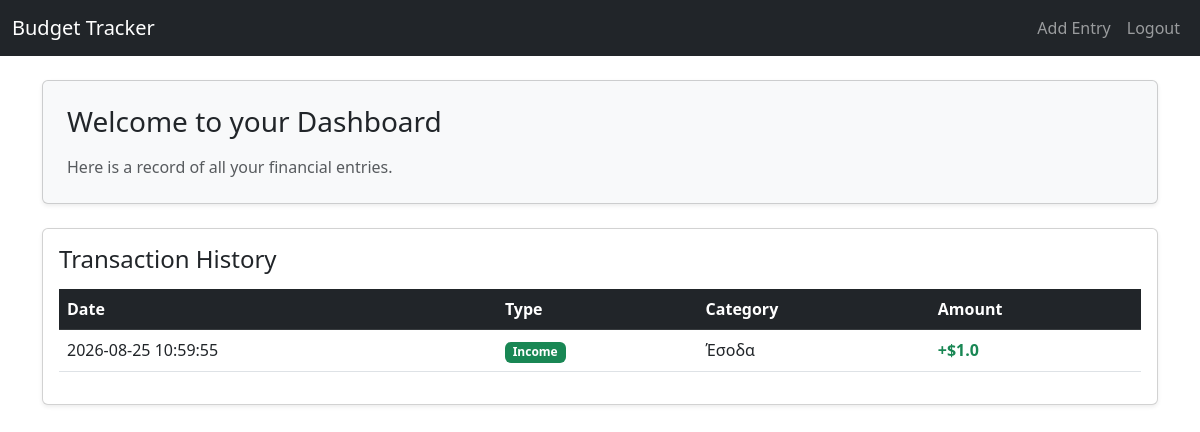
/ (signed in), run on the app's committed database.
### tables this page shows
CREATE TABLE transactions (
    id INTEGER PRIMARY KEY AUTOINCREMENT NOT NULL,
    user_id INTEGER NOT NULL,
    type TEXT NOT NULL,
    category TEXT NOT NULL,
    amount REAL NOT NULL,
    date DATETIME DEFAULT CURRENT_TIMESTAMP,
    FOREIGN KEY (user_id) REFERENCES users(id)
);

### app.py (the view)
@app.route("/")
def index():
    if "user_id" not in session:
        return redirect("/login")
    history = db.execute("SELECT * FROM transactions WHERE user_id = ?", session["user_id"])
    return render_template("index.html", transactions=history)

### templates/index.html
{% extends "layout.html" %}
{% block main %}
<div class="row mb-4">
    <div class="col-md-12">
        <div class="card shadow-sm p-4 bg-light">
            <h3 class="mb-3">Welcome to your Dashboard</h3>
            <p class="text-muted mb-0">Here is a record of all your financial entries.</p>
        </div>
    </div>
</div>
<div class="row">
    <div class="col-md-12">
        <div class="card shadow-sm">
            <div class="card-body">
                <h4 class="card-title mb-3">Transaction History</h4>
                <div class="table-responsive">
                    <table class="table table-hover align-middle">
                        <thead class="table-dark">
                            <tr>
                                <th>Date</th>
                                <th>Type</th>
                                <th>Category</th>
                                <th>Amount</th>
                            </tr>
                        </thead>
                        <tbody>
                            {% for row in transactions %}
                            <tr>
                                <td>{{ row.date }}</td>
                                <td>
                                    {% if row.type == 'Income' %}
                                        <span class="badge bg-success">Income</span>
                                    {% else %}
                                        <span class="badge bg-danger">Expense</span>
                                    {% endif %}
                                </td>
                                <td>{{ row.category }}</td>
                                <td>
                                    {% if row.type == 'Income' %}
                                        <span class="text-success fw-bold">+${{ row.amount }}</span>
                                    {% else %}
                                        <span class="text-danger fw-bold">-${{ row.amount }}</span>
                                    {% endif %}
                                </td>
                            </tr>
                            {% endfor %}
                        </tbody>
                    </table>
                </div>
            </div>
        </div>
    </div>
</div>
{% endblock %}

### data on the page
transactions: date "2026-08-25 10:59:55", type "Income", category "Έσοδα", amount "1.0"
